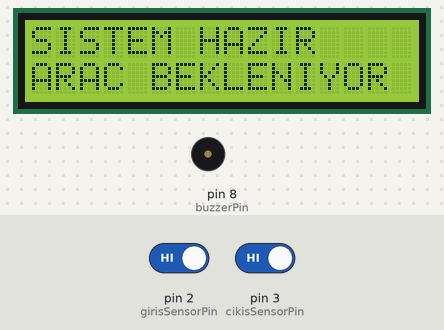
Recording of a sketch running on a simulated Arduino Uno, built with avr-gcc and run on an emulated ATmega328P. On the bench: 16×2 character LCD, buzzer (waves = sounding, pin HIGH). The inputs (shaded band) are chosen by the test bench; at power-on: pin 2 (girisSensorPin) HIGH, pin 3 (cikisSensorPin) HIGH. What the sketch prints to the serial monitor is not drawn.

Above: at 3.4 s.
3.5 s: pin 2 (girisSensorPin) driven LOW
At 4.6 s:
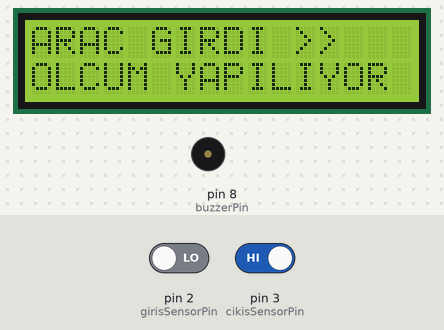
5.0 s: pin 3 (cikisSensorPin) driven LOW
At 5.6 s:
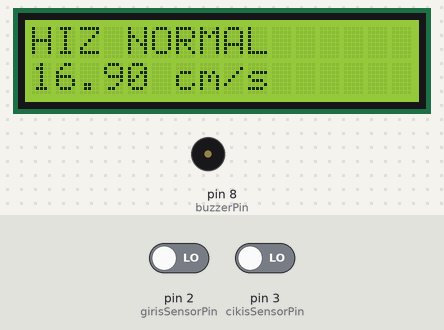
6.6 s: pin 2 (girisSensorPin) driven HIGH
At 9.0 s:
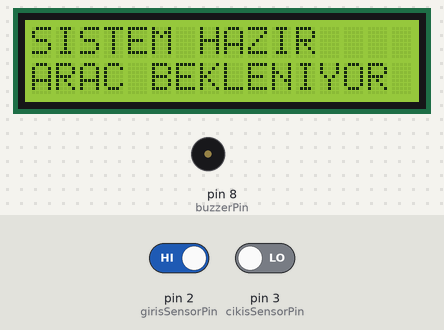
9.6 s: pin 2 (girisSensorPin) driven LOW
At 10.3 s:
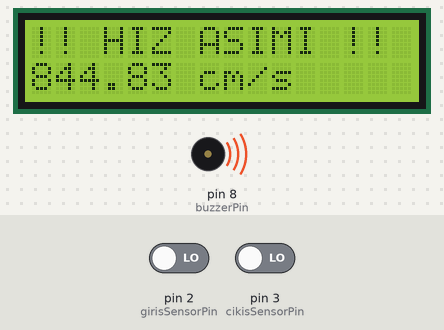
Timing chart, 0 to 13.2 s (numbered marks = the images above; inputs shaded):
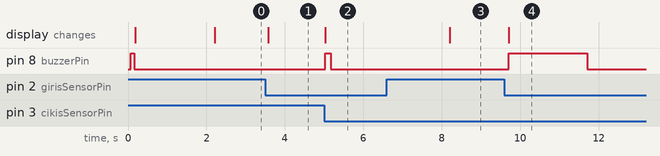

The sketch:

eds_istasyonu.ino
```cpp
#include <Wire.h>
#include <LiquidCrystal_I2C.h>

// --- EKRAN AYARLARI ---
LiquidCrystal_I2C lcd(0x27, 16, 2);

// --- PIN AYARLARI ---
const int girisSensorPin = 2;
const int cikisSensorPin = 3;
const int buzzerPin = 8;

// --- AYARLAR ---
const float SENSOR_ARASI_MESAFE_CM = 24.5;

// Hız Limiti
float hizSiniri = 75.0;

// Alarm Süresi
int alarmSuresi = 2000;

// --- DEĞİŞKENLER ---
unsigned long baslangicZamani = 0;
unsigned long bitisZamani = 0;
bool olcumBasladi = false;

void setup() {

  // Bu, sensör boşta dururken parazit yapmasını engelliyor
  pinMode(girisSensorPin, INPUT_PULLUP);
  pinMode(cikisSensorPin, INPUT_PULLUP);

  pinMode(buzzerPin, OUTPUT);

  Serial.begin(9600);

  lcd.init();
  lcd.backlight();

  // Açılış Testi
  digitalWrite(buzzerPin, HIGH); delay(100); digitalWrite(buzzerPin, LOW);

  lcd.setCursor(0, 0);
  lcd.print("EDS SISTEMI");
  lcd.setCursor(0, 1);
  lcd.print("ACILIYOR...");
  delay(2000);

  ekraniSifirla();
}

void loop() {
  // --- 1. SENSÖR (Giriş) ---
  if (digitalRead(girisSensorPin) == LOW && olcumBasladi == false) {

    delay(50);
    if(digitalRead(girisSensorPin) == LOW) {
        baslangicZamani = millis();
        olcumBasladi = true;

        lcd.clear();
        lcd.print("ARAC GIRDI >>");
        lcd.setCursor(0, 1);
        lcd.print("OLCUM YAPILIYOR");
    }
  }

  // --- 2. SENSÖR (Çıkış) ---
  if (digitalRead(cikisSensorPin) == LOW && olcumBasladi == true) {
    bitisZamani = millis();
    olcumBasladi = false;

    hesaplaVeYazdir();
  }
}

// --- EKRANI BAŞA DÖNDÜRME FONKSİYONU ---
void ekraniSifirla() {
  lcd.clear();
  lcd.setCursor(0, 0);
  lcd.print("SISTEM HAZIR");
  lcd.setCursor(0, 1);
  lcd.print("ARAC BEKLENIYOR");
}

void hesaplaVeYazdir() {
  unsigned long gecenSureMs = bitisZamani - baslangicZamani;
  float gecenSureSn = gecenSureMs / 1000.0;

  // Hatalı ölçüm engelleme
  if (gecenSureSn <= 0.001) {
      ekraniSifirla();
      return;
  }

  float hizCmSn = SENSOR_ARASI_MESAFE_CM / gecenSureSn;

  // --- SONUÇLARI YAZDIR ---
  lcd.clear();

  if (hizCmSn > hizSiniri) {
    // --- HIZLI (ALARM) ---
    lcd.setCursor(0, 0);
    lcd.print("!! HIZ ASIMI !!");
    lcd.setCursor(0, 1);
    lcd.print(hizCmSn); lcd.print(" cm/s");

    digitalWrite(buzzerPin, HIGH);
    delay(alarmSuresi);
    digitalWrite(buzzerPin, LOW);
  }
  else {
    // --- NORMAL HIZ ---
    lcd.setCursor(0, 0);
    lcd.print("HIZ NORMAL");
    lcd.setCursor(0, 1);
    lcd.print(hizCmSn); lcd.print(" cm/s");

    digitalWrite(buzzerPin, HIGH);
    delay(150);
    digitalWrite(buzzerPin, LOW);

    delay(3000); // Sonucu ekranda tut
  }

  // Bilgisayara gönder
  Serial.print("Sure: "); Serial.print(gecenSureSn);
  Serial.print(" Hiz: "); Serial.println(hizCmSn);
  // --- SENSÖR TEMİZLEME ---
  // Eğer giriş sensörü hala LOW (engel var) ise veya parazitli ise
  // sistem burada bekler, başa dönüp tekrar "Araç Girdi" yazmaz.
  // Sensör HIGH olana kadar (önü boşalana kadar) burada kilitlenir.

  while(digitalRead(girisSensorPin) == LOW) {
    delay(100);
  }
  // Sensör temizlendikten sonra ekranı sıfırlar.
  ekraniSifirla();
}
```

Measured:
- after the input at 3.5 s, the display: changes after 0.08 s (image 1)
- after the input at 5.0 s, pin 8 (buzzerPin): LOW → HIGH at once, → LOW 0.15 s later; the display: changes at once (image 2)
- after the input at 6.6 s, the display: changes after 1.6 s (image 3)
- after the input at 9.6 s, pin 8 (buzzerPin): LOW → HIGH after 0.11 s, → LOW 2.0 s later; the display: changes after 0.11 s (image 4)
